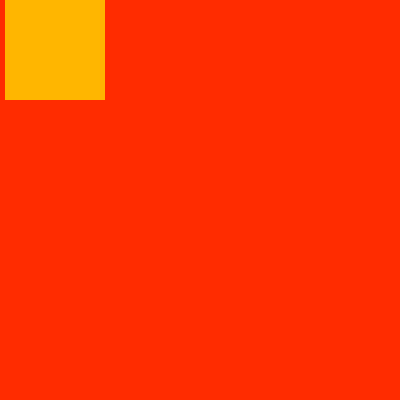
Frame 1 (no input)
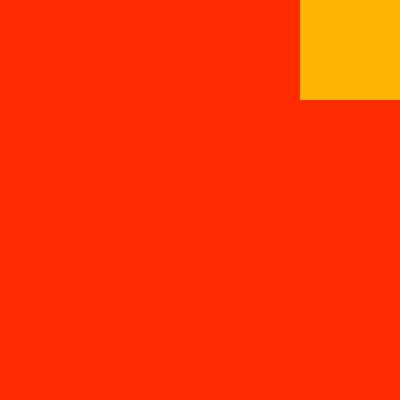
Frame 60 (no input)
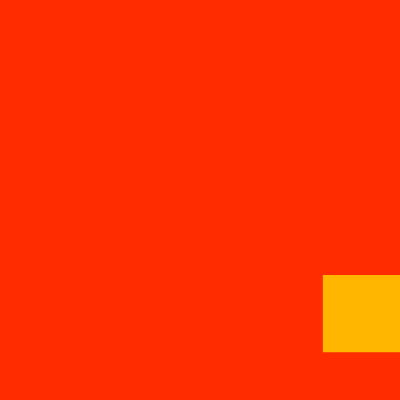
Frame 120 (the mouse pressed at the canvas centre since frame 60)

The p5.js sketch that drew these frames (run headless with seeded random() and noise() and a simulated clock; from frame 60 on, the mouse is pressed at the canvas centre):

// p5.js sketch
// ── sketch.js
///* // Branching edge follow

let x = 0;
let y = 0;
let speed = 5;
let rectSize = 100;
let state = 0;

function setup() {
	createCanvas(400, 400);
}

function draw() {
	background(255, 44, 0);
	if (state == 0) {
		x = x + speed;
		if (x > width - rectSize) {
			x = width - rectSize;
			state = 1;
		}
	} else if (state == 1) {
		y = y + speed;
		if (y > height - rectSize) {
			y = height - rectSize;
			state = 2;
		}
	} else if (state == 2) {
		x = x - speed;
		if (x < 0) {
			x = 0;
			state = 3;
		}
	} else if (state == 3) {
		y = y - speed;
		if (y < 0) {
			y = 0;
			state = 0;
		}
	}

	noStroke();
	fill(255, 182, 0);
	rect(x, y, rectSize, rectSize);
}


function mousePressed() {
	rectSize = 20 + random(80);
}


//*/
